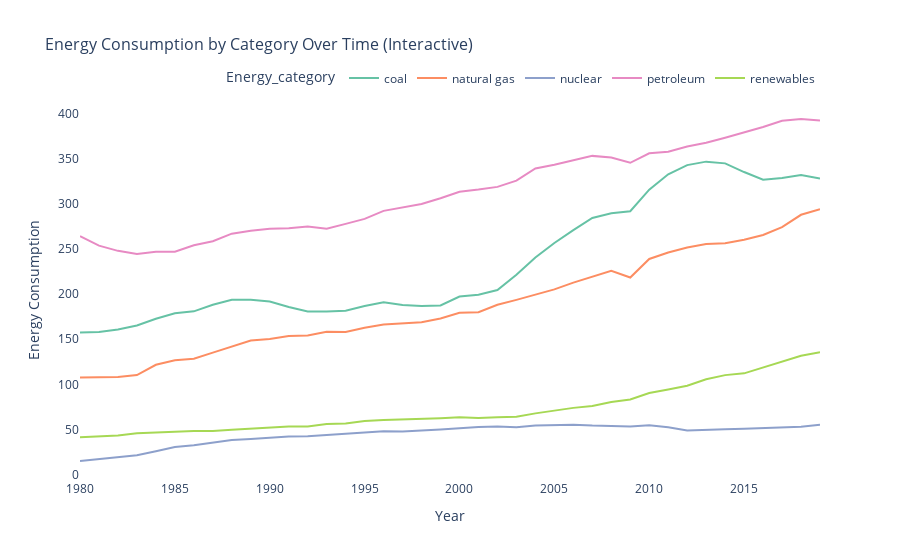

The notebook cell this image was saved under:
### Markdown cell above
### Interactive Time Series: Energy Consumption by Category

### Code cell
yearly_category = df.groupby(['Year', 'Energy_category'])['Energy_consumption'].sum().reset_index()
fig = px.line(yearly_category, x='Year', y='Energy_consumption', color='Energy_category',
              title='Energy Consumption by Category Over Time (Interactive)',
              labels={'Energy_consumption': 'Energy Consumption', 'Year': 'Year'},
              color_discrete_sequence=px.colors.qualitative.Set2)
fig.update_layout(
    hovermode='x unified',
    plot_bgcolor='white',
    font=dict(size=12),
    title_font_size=16,
    legend=dict(orientation="h", yanchor="bottom", y=1.02, xanchor="right", x=1)
)

### Figure 1 — Plotly figure (JSON) as saved in the notebook; plotly's stock layout.template omitted (floating-point values rounded to 4 significant figures)
{"data": [{"hovertemplate": "Energy_category=coal<br>Year=%{x}<br>Energy Consumption=%{y}<extra></extra>", "legendgroup": "coal", "line": {"color": "rgb(102,194,165)", "dash": "solid"}, "marker": {"symbol": "circle"}, "mode": "lines", "name": "coal", "orientation": "v", "showlegend": true, "type": "scatter", "x": [1980, 1981, 1982, 1983, 1984, 1985, 1986, 1987, 1988, 1989, 1990, 1991, 1992, 1993, 1994, 1995, 1996, 1997, 1998, 1999, 2000, 2001, 2002, 2003, 2004, 2005, 2006, 2007, 2008, 2009, 2010, 2011, 2012, 2013, 2014, 2015, 2016, 2017, 2018, 2019], "xaxis": "x", "y": [157.3, 157.9, 160.8, 165.3, 172.7, 178.8, 180.9, 188.1, 193.7, 193.8, 191.7, 185.6, 180.7, 180.7, 181.6, 186.8, 190.9, 187.9, 186.7, 187.4, 197.3, 199.3, 204.4, 221.5, 240.5, 256.6, 270.9, 284.2, 289.4, 291.7, 315.6, 332.6, 342.8, 346.6, 344.7, 335.1, 326.5, 328.5, 331.8, 327.9], "yaxis": "y"}, {"hovertemplate": "Energy_category=natural gas<br>Year=%{x}<br>Energy Consumption=%{y}<extra></extra>", "legendgroup": "natural gas", "line": {"color": "rgb(252,141,98)", "dash": "solid"}, "marker": {"symbol": "circle"}, "mode": "lines", "name": "natural gas", "orientation": "v", "showlegend": true, "type": "scatter", "x": [1980, 1981, 1982, 1983, 1984, 1985, 1986, 1987, 1988, 1989, 1990, 1991, 1992, 1993, 1994, 1995, 1996, 1997, 1998, 1999, 2000, 2001, 2002, 2003, 2004, 2005, 2006, 2007, 2008, 2009, 2010, 2011, 2012, 2013, 2014, 2015, 2016, 2017, 2018, 2019], "xaxis": "x", "y": [107.7, 107.8, 108.1, 110.3, 121.7, 126.7, 128.4, 135.1, 142.0, 148.5, 150.2, 153.5, 154.2, 158.2, 158.0, 162.6, 166.4, 167.4, 168.7, 173.0, 179.2, 179.9, 188.1, 193.6, 199.6, 205.2, 212.6, 219.4, 225.7, 218.3, 238.8, 246.0, 251.6, 255.3, 256.3, 260.1, 265.4, 274.1, 287.8, 293.8], "yaxis": "y"}, {"hovertemplate": "Energy_category=nuclear<br>Year=%{x}<br>Energy Consumption=%{y}<extra></extra>", "legendgroup": "nuclear", "line": {"color": "rgb(141,160,203)", "dash": "solid"}, "marker": {"symbol": "circle"}, "mode": "lines", "name": "nuclear", "orientation": "v", "showlegend": true, "type": "scatter", "x": [1980, 1981, 1982, 1983, 1984, 1985, 1986, 1987, 1988, 1989, 1990, 1991, 1992, 1993, 1994, 1995, 1996, 1997, 1998, 1999, 2000, 2001, 2002, 2003, 2004, 2005, 2006, 2007, 2008, 2009, 2010, 2011, 2012, 2013, 2014, 2015, 2016, 2017, 2018, 2019], "xaxis": "x", "y": [15.15, 17.05, 19.02, 21.44, 25.99, 30.6, 32.5, 35.29, 38.45, 39.48, 40.71, 42.37, 42.56, 44.02, 44.81, 46.52, 48.22, 47.76, 48.62, 50.17, 51.3, 52.77, 53.34, 52.59, 54.5, 54.61, 55.34, 54.33, 54.06, 53.28, 54.76, 52.5, 48.95, 49.3, 50.28, 50.88, 51.42, 51.8, 53.03, 55.32], "yaxis": "y"}, {"hovertemplate": "Energy_category=petroleum<br>Year=%{x}<br>Energy Consumption=%{y}<extra></extra>", "legendgroup": "petroleum", "line": {"color": "rgb(231,138,195)", "dash": "solid"}, "marker": {"symbol": "circle"}, "mode": "lines", "name": "petroleum", "orientation": "v", "showlegend": true, "type": "scatter", "x": [1980, 1981, 1982, 1983, 1984, 1985, 1986, 1987, 1988, 1989, 1990, 1991, 1992, 1993, 1994, 1995, 1996, 1997, 1998, 1999, 2000, 2001, 2002, 2003, 2004, 2005, 2006, 2007, 2008, 2009, 2010, 2011, 2012, 2013, 2014, 2015, 2016, 2017, 2018, 2019], "xaxis": "x", "y": [264.1, 253.6, 247.8, 244.4, 246.8, 246.9, 254.0, 258.5, 266.9, 270.1, 272.3, 272.9, 274.7, 272.3, 277.7, 283.2, 292.1, 296.3, 299.7, 306.1, 313.3, 315.7, 318.7, 325.5, 339.1, 343.3, 348.0, 353.0, 351.2, 345.4, 355.9, 357.6, 363.5, 367.5, 373.0, 378.7, 385.0, 391.9, 393.9, 392.2], "yaxis": "y"}, {"hovertemplate": "Energy_category=renewables<br>Year=%{x}<br>Energy Consumption=%{y}<extra></extra>", "legendgroup": "renewables", "line": {"color": "rgb(166,216,84)", "dash": "solid"}, "marker": {"symbol": "circle"}, "mode": "lines", "name": "renewables", "orientation": "v", "showlegend": true, "type": "scatter", "x": [1980, 1981, 1982, 1983, 1984, 1985, 1986, 1987, 1988, 1989, 1990, 1991, 1992, 1993, 1994, 1995, 1996, 1997, 1998, 1999, 2000, 2001, 2002, 2003, 2004, 2005, 2006, 2007, 2008, 2009, 2010, 2011, 2012, 2013, 2014, 2015, 2016, 2017, 2018, 2019], "xaxis": "x", "y": [41.4, 42.23, 43.44, 45.89, 47.09, 47.6, 48.46, 48.25, 49.85, 50.88, 52.23, 53.49, 53.49, 56.03, 56.68, 59.39, 60.63, 61.28, 61.13, 62.53, 63.52, 62.89, 63.47, 64.19, 67.89, 71.32, 73.98, 76.08, 80.59, 83.29, 90.5, 94.4, 98.45, 105.7, 110.3, 112.2, 118.5, 124.8, 131.7, 135.5], "yaxis": "y"}], "layout": {"font": {"size": 12}, "hovermode": "x unified", "legend": {"orientation": "h", "title": {"text": "Energy_category"}, "tracegroupgap": 0, "x": 1, "xanchor": "right", "y": 1.02, "yanchor": "bottom"}, "plot_bgcolor": "white", "title": {"font": {"size": 16}, "text": "Energy Consumption by Category Over Time (Interactive)"}, "xaxis": {"anchor": "y", "domain": [0, 1], "title": {"text": "Year"}}, "yaxis": {"anchor": "x", "domain": [0, 1], "title": {"text": "Energy Consumption"}}}}
